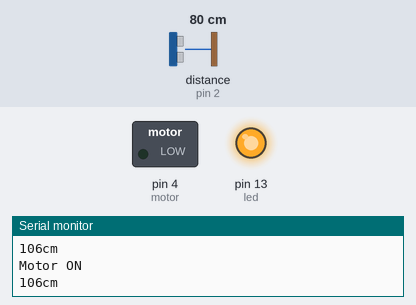
The sketch below on a simulated Arduino Uno, built with avr-gcc and run on an emulated ATmega328P. On the bench: switched loads named in the sketch (green lamp = pin HIGH), output pins drawn as LEDs (lit = HIGH), the last lines printed to the serial monitor. Wiring (inferred from the names in the program): ultrasonic range finder: trigger pin 3; echo pin 2. The test bench sets the inputs (shaded band); at power-on: distance to the obstacle (sensor on pin 2) 80 cm. The echo pulse lasts 58.3 µs per cm; pins used as bus, display or sensor lines are not drawn.

Above: at 1.2 s.
1.3 s: distance to the obstacle (sensor on pin 2) set to 6 cm
2.8 s: distance to the obstacle (sensor on pin 2) set to 3 cm
At 4.0 s:
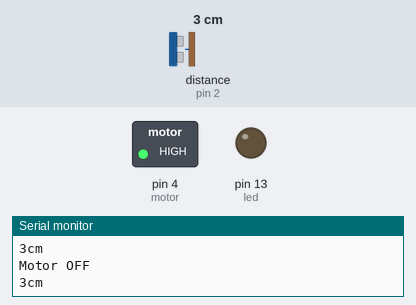
4.3 s: distance to the obstacle (sensor on pin 2) set to 23 cm
5.8 s: distance to the obstacle (sensor on pin 2) set to 28 cm
At 6.6 s:
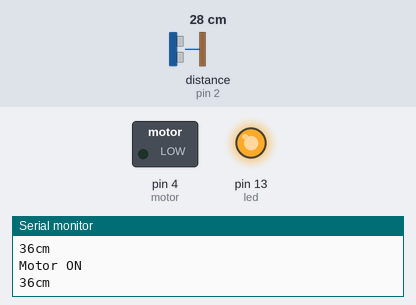
7.3 s: distance to the obstacle (sensor on pin 2) set to 2 cm
At 7.6 s:
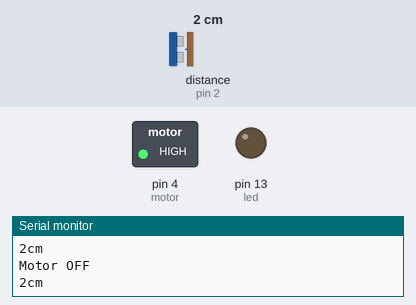
Timing chart, 0 to 9.8 s (numbered marks = the images above; inputs shaded):
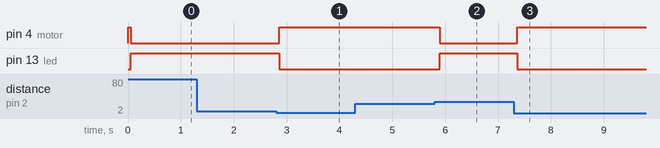

The sketch:

motor_pump.ino
```cpp
int led=13;
int trig=3;
int echo=2;
int motor=4;
void setup() {

  Serial.begin(9600);
  pinMode(trig, OUTPUT);
  pinMode(echo, INPUT);
  pinMode(led, OUTPUT);
  pinMode(motor, OUTPUT);
  digitalWrite(motor,HIGH);

}

void loop() {
    int duration , distance;
  digitalWrite(trig, HIGH);
  delayMicroseconds(10);
  digitalWrite(trig, LOW);
  duration = pulseIn(echo, HIGH);
  distance = (duration / 2) / 21.9;
  Serial.print(distance);
  Serial.println("cm");
 delay(50);
 if (distance>33) {
  digitalWrite(motor,LOW);
  digitalWrite(led,HIGH);
  Serial.println("Motor ON");
 }
 else if(distance<6){

  digitalWrite(motor,HIGH);
  digitalWrite(led,LOW);
  Serial.println("Motor OFF");
 }

}
```

Measured:
- the behaviour switches between 5 and 4 cm on distance to the obstacle (sensor on pin 2) (found by bisection; images 0 and 1)
- the behaviour switches between 25 and 26 cm on distance to the obstacle (sensor on pin 2) (found by bisection; images 1 and 2)
- after the input at 2.8 s, pin 4 (motor): LOW → HIGH after 0.06 s; pin 13 (led): HIGH → LOW after 0.06 s
- after the input at 5.8 s, pin 4 (motor): HIGH → LOW after 0.10 s; pin 13 (led): LOW → HIGH after 0.10 s
- after the input at 7.3 s, pin 4 (motor): LOW → HIGH after 0.06 s; pin 13 (led): HIGH → LOW after 0.06 s
